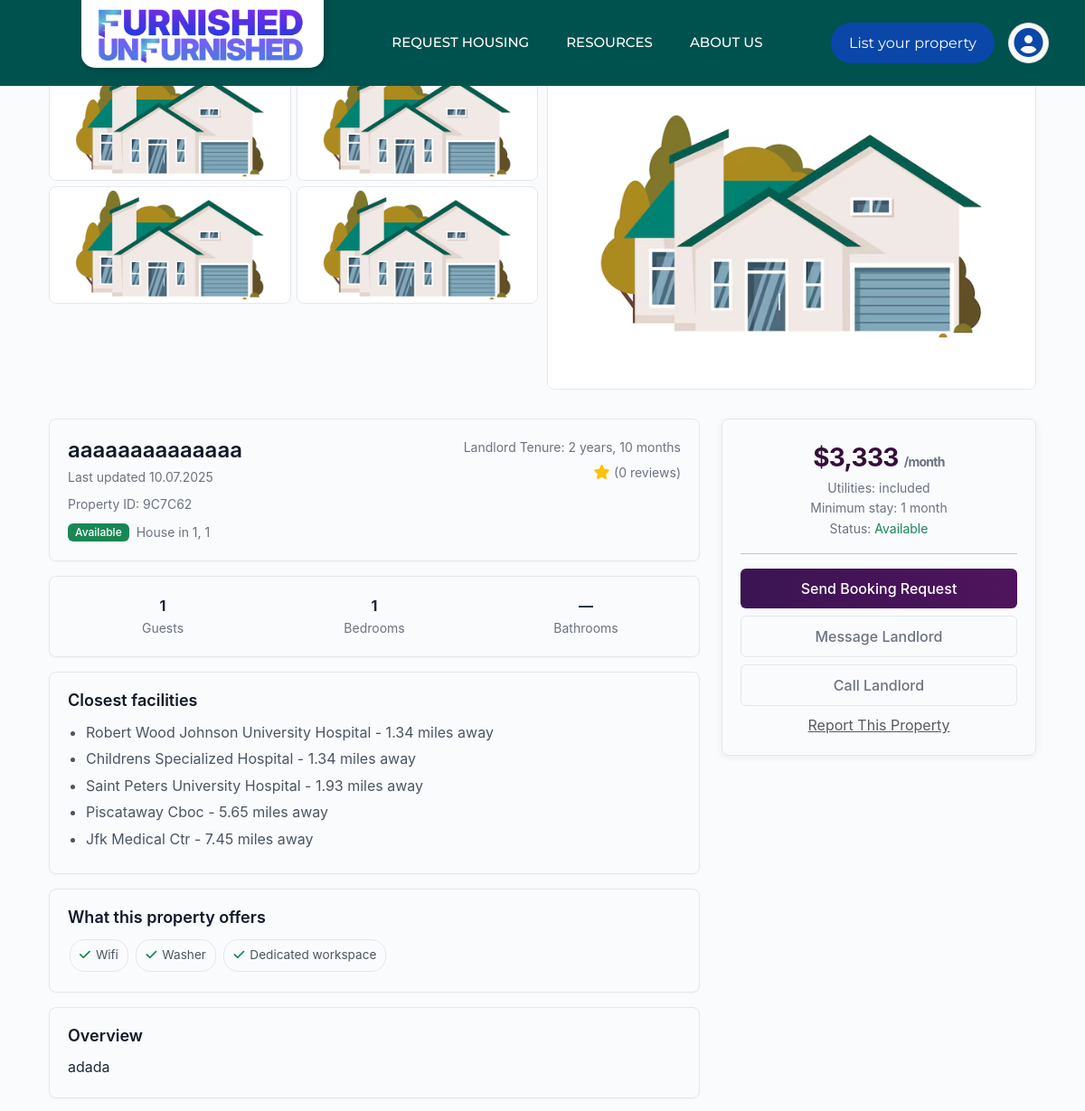
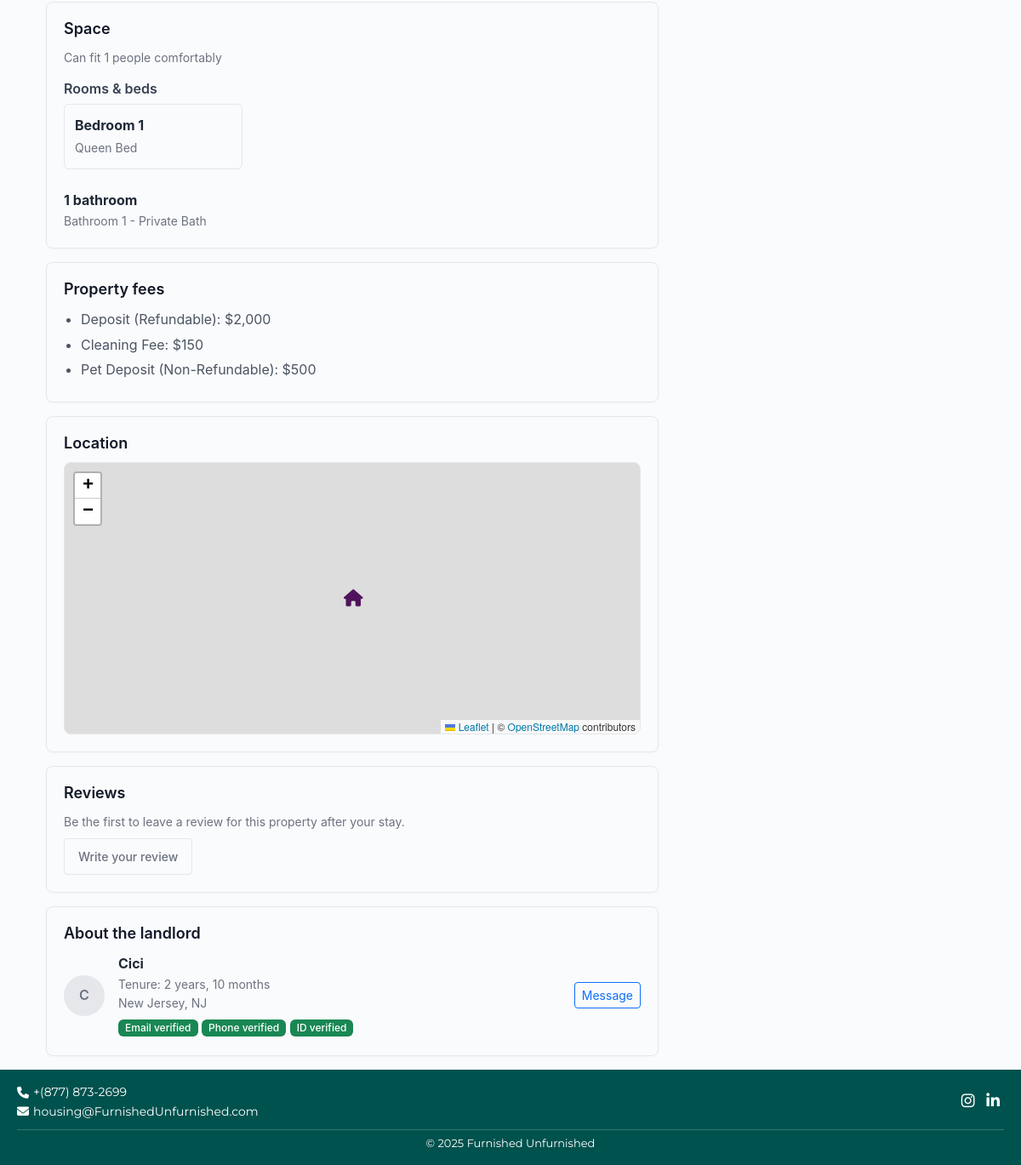
Screenshot of /view_property.php?property_code=9C7C62 with the database file from the repository (2 pictures, top to bottom).
### tables this page shows
CREATE TABLE `property` (
  `intake_id` int(11) NOT NULL,
  `account_number` varchar(50) NOT NULL,
  `street` varchar(255) DEFAULT NULL,
  `barangay` varchar(255) DEFAULT NULL,
  `city` varchar(255) DEFAULT NULL,
  `province` varchar(255) DEFAULT NULL,
  `postal_code` varchar(20) DEFAULT NULL,
  `beds` int(11) DEFAULT 0,
  `baths` int(11) DEFAULT 0,
  `bedrooms` int(12) DEFAULT NULL,
  `guests` int(12) DEFAULT NULL,
  `levels` int(11) DEFAULT 1,
  `property_type` varchar(100) DEFAULT NULL,
  `place_access_type` enum('Entire place','Private room','Shared room') DEFAULT NULL,
  `available_on` date DEFAULT NULL,
  `casita_inlaw_suite` enum('Yes','No') DEFAULT 'No',
  `furnishing` enum('Fully Furnished','Partially Furnished','Unfurnished') DEFAULT NULL,
  `bed_sizes` varchar(255) DEFAULT NULL,
  `insurance_provides_kitchenwares` enum('Yes','No') DEFAULT 'No',
  `appliances` varchar(255) DEFAULT NULL,
  `parking_spaces` int(11) DEFAULT 0,
  `parking_description` varchar(255) DEFAULT NULL,
  `utilities` longtext DEFAULT NULL CHECK (json_valid(`utilities`)),
  `pets_allowed` enum('Yes','No','Maybe') DEFAULT NULL,
  `monthly_rent` decimal(10,2) DEFAULT NULL,
  `security_deposit` decimal(10,2) DEFAULT NULL,
  `move_in_fees` enum('Cleaning Fee','Pet Fee','Other') DEFAULT NULL,
  `application_needed` enum('Yes','No') DEFAULT 'No',
  `renters_insurance_required` enum('Yes','No') DEFAULT 'No',
  `application_fee` decimal(10,2) DEFAULT NULL,
  `ntv_days` int(11) DEFAULT 30,
  `description` text DEFAULT NULL,
  `date_created` timestamp NOT NULL DEFAULT current_timestamp(),
  `property_code` varchar(25) NOT NULL,
  `latitude` decimal(10,8) DEFAULT NULL,
  `longitude` decimal(11,8) DEFAULT NULL,
  `property_title` varchar(255) NOT NULL,
  `is_approve` tinyint(1) DEFAULT 0
);

CREATE TABLE `property_amenities` (
  `id` int(11) NOT NULL,
  `property_code` varchar(50) NOT NULL,
  `account_number` varchar(50) NOT NULL,
  `amenity_name` varchar(100) NOT NULL,
  `created_at` timestamp NOT NULL DEFAULT current_timestamp()
);

### view_property.php (the view, shortened to what this page needs)
<?php
include "includes/db.php";
$propertyCode = isset($_GET['property_code']) ? $_GET['property_code'] : (isset($_GET['intake_id']) ? $_GET['intake_id'] : '');
$property = null;
$images = [];
$amenities = [];
if (!empty($propertyCode)) {
    $sql = "SELECT * FROM property WHERE property_code = ? OR intake_id = ? OR account_number = ? LIMIT 1";
    $stmt = $conn->prepare($sql);
    $stmt->bind_param("sss", $propertyCode, $propertyCode, $propertyCode);
    $stmt->execute();
    $res = $stmt->get_result();
    if ($res && $res->num_rows > 0) {
        $property = $res->fetch_assoc();
    }
}
if ($property) {
    $amSql = "SELECT * FROM property_amenities WHERE property_code = ? ORDER BY id ASC";
    $amStmt = $conn->prepare($amSql);
    $amStmt->bind_param("s", $property['property_code']);
    $amStmt->execute();
    $amRes = $amStmt->get_result();
    while ($a = $amRes->fetch_assoc()) {
        $amenities[] = $a;
    }
}
?>
<!doctype html>
<html lang="en">
<head>
  <link href="https://cdn.jsdelivr.net/npm/bootstrap@5.3.0/dist/css/bootstrap.min.css" rel="stylesheet">
  <link href="https://cdnjs.cloudflare.com/ajax/libs/font-awesome/6.5.0/css/all.min.css" rel="stylesheet">
  <link rel="stylesheet" href="https://unpkg.com/leaflet@1.9.4/dist/leaflet.css" />
</head>
<body>
  <div class="nav-desktop"><?php include 'navbar.php'; ?></div>
  <div class="nav-mobile"><?php include 'nav-mobile.php'; ?></div>
  <div class="container page-container">
    <?php if (!$property): ?>
      <div class="alert alert-warning">No property found. Pass <code>?property_code=...</code> in the URL.</div>
    <?php else: ?>
    <div class="images-grid">
      <div class="images-left">
        <?php
          for ($i = 0; $i < 4; $i++):
            $imgSrc = isset($images[$i]) && !empty($images[$i]['image_path']) ? $images[$i]['image_path'] : 'uploads/default-property.image.jpg';
        ?>
          <div><img src="<?php echo htmlspecialchars($imgSrc); ?>" alt="property-image-<?php echo $i; ?>" loading="lazy"></div>
        <?php endfor; ?>
      </div>
      <div class="images-right">
        <?php
          $rightImg = isset($images[4]) && !empty($images[4]['image_path']) ? $images[4]['image_path'] : (isset($images[0]) ? $images[0]['image_path'] : 'uploads/default-property.image.jpg');
        ?>
        <img src="<?php echo htmlspecialchars($rightImg); ?>" alt="property-main-image" loading="lazy">
      </div>
    </div>
    <div class="row g-4">
      <div class="col-lg-8">
        <div class="content-card">
          <div class="d-flex justify-content-between align-items-start">
            <div class="flex-grow-1">
              <h2 class="mb-1"><?php echo htmlspecialchars($property['property_title'] ?: 'Property Title'); ?></h2>
              <div class="meta-small mb-2">Last updated <?php echo !empty($property['date_created']) ? date('m.d.Y', strtotime($property['date_created'])) : date('m.d.Y'); ?></div>
              <div class="muted mb-2">Property ID: <?php echo htmlspecialchars($property['property_code']); ?></div>
              <div class="d-flex align-items-center gap-2">
                <span class="badge bg-success">Available</span>
                <small class="muted">House in <?php echo htmlspecialchars($property['city'] . ', ' . $property['province']); ?></small>
              </div>
            </div>
            <div class="text-end ms-3">
              <div class="muted small">Landlord Tenure: 2 years, 10 months</div>
              <div class="mt-1"><i class="fas fa-star text-warning"></i> <small class="muted">(0 reviews)</small></div>
            </div>
          </div>
        </div>
        <div class="content-card">
          <div class="row text-center">
            <div class="col-4">
              <strong class="d-block"><?php echo htmlspecialchars($property['guests'] ?: '—'); ?></strong>
              <div class="muted small">Guests</div>
            </div>
            <div class="col-4">
              <strong class="d-block"><?php echo htmlspecialchars($property['bedrooms'] ?: $property['beds'] ?: '—'); ?></strong>
              <div class="muted small">Bedrooms</div>
            </div>
            <div class="col-4">
              <strong class="d-block"><?php echo htmlspecialchars($property['baths'] ?: '—'); ?></strong>
              <div class="muted small">Bathrooms</div>
            </div>
          </div>
        </div>
        <div class="content-card">
          <h5>Closest facilities</h5>
          <ul>
            <li>Robert Wood Johnson University Hospital - 1.34 miles away</li>
            <li>Childrens Specialized Hospital - 1.34 miles away</li>
            <li>Saint Peters University Hospital - 1.93 miles away</li>
            <li>Piscataway Cboc - 5.65 miles away</li>
            <li>Jfk Medical Ctr - 7.45 miles away</li>
          </ul>
        </div>
        <div class="content-card">
          <h5>What this property offers</h5>
          <div class="mt-2">
            <?php if (!empty($amenities)): ?>
              <?php foreach ($amenities as $am): ?>
                <span class="amenity-pill"><i class="fas fa-check text-success"></i> <?php echo htmlspecialchars($am['amenity_name']); ?></span>
              <?php endforeach; ?>
            <?php endif; ?>
          </div>
        </div>
        <div class="content-card">
          <h5>Overview</h5>
          <p class="mb-0"><?php echo nl2br(htmlspecialchars($property['description'] ?: 'No description available.')); ?></p>
        </div>
        <div id="rooms-anchor" class="content-card">
          <h5>Space</h5>
          <p class="muted mb-3">Can fit <?php echo htmlspecialchars($property['guests'] ?: '—'); ?> people comfortably</p>
          <h6>Rooms & beds</h6>
          <div class="row">
            <?php
              $bedCount = intval($property['bedrooms'] ?: $property['beds'] ?: 0);
              for ($i = 1; $i <= $bedCount; $i++):
            ?>
              <div class="col-md-4">
                <div class="room-card">
                  <strong class="d-block">Bedroom <?php echo $i; ?></strong>
                  <small class="muted">
                    <?php
                      if (!empty($property['bed_sizes'])) {
                          $sizes = explode(',', $property['bed_sizes']);
                          echo htmlspecialchars(trim($sizes[$i-1] ?? $sizes[0] ?? 'Queen Bed'));
                      } else {
                          echo ($i < 3) ? 'Queen Bed' : 'Double (Full) Bed';
                      }
                    ?>
                  </small>
                </div>
              </div>
            <?php endfor; ?>
          </div>
          <div class="mt-3">
            <strong><?php echo htmlspecialchars($property['baths'] ?: '1'); ?> bathroom</strong>
            <div class="muted">Bathroom 1 - Private Bath</div>
          </div>
        </div>
        <div id="fees-anchor" class="content-card">
          <h5>Property fees</h5>
          <ul>
            <?php
              $security_deposit = $property['security_deposit'] ?? null;
              $move_in_fees = $property['move_in_fees'] ?? null;
              $pet_deposit = $property['pet_deposit'] ?? null;
              $hasFees = is_numeric($security_deposit) || is_numeric($move_in_fees) || is_numeric($pet_deposit);
              if ($hasFees) {
            ?>
              <li>Deposit (Refundable): $<?php echo htmlspecialchars(safe_number_format($security_deposit, 1700)); ?></li>
              <li>Cleaning Fee: $<?php echo htmlspecialchars(safe_number_format($move_in_fees, 150)); ?></li>
              <li>Pet Deposit (Non-Refundable): $<?php echo htmlspecialchars(safe_number_format($pet_deposit, 500)); ?></li>
            <?php } else { ?>
              <li>Deposit (Refundable): $2,000</li>
              <li>Cleaning Fee: $150</li>
              <li>Pet Deposit (Non-Refundable): $500</li>
            <?php } ?>
          </ul>
        </div>
        <div class="content-card">
          <h5>Location</h5>
          <div id="map"></div>
        </div>
        <div class="content-card">
          <h5>Reviews</h5>
          <p class="muted mb-2">Be the first to leave a review for this property after your stay.</p>
          <a href="#" class="btn btn-outline-secondary btn-sm">Write your review</a>
        </div>
        <div class="content-card">
          <h5>About the landlord</h5>
          <div class="d-flex align-items-center gap-3">
            <div style="width:48px;height:48px;border-radius:50%;background:#e5e7eb;display:flex;align-items:center;justify-content:center;font-weight:600;color:#6b7280;">C</div>
            <div class="flex-grow-1">
              <div class="fw-bold">Cici</div>
              <div class="muted small">Tenure: 2 years, 10 months</div>
              <div class="muted small">New Jersey, NJ</div>
              <div class="mt-1">
                <span class="badge bg-success">Email verified</span>
                <span class="badge bg-success">Phone verified</span>
                <span class="badge bg-success">ID verified</span>
              </div>
            </div>
            <div>
              <a href="#" class="btn btn-outline-primary btn-sm">Message</a>
            </div>
          </div>
        </div>
      </div>
      <div class="col-lg-4">
        <div id="booking-card" class="sticky-card">
          <div class="text-center mb-3">
            <div class="price">$<?php echo number_format($property['monthly_rent'] ?? 3600); ?> <small class="muted">/month</small></div>
            <div class="muted small">Utilities: <?php echo !empty($property['utilities']) ? htmlspecialchars($property['utilities']) : 'included'; ?></div>
            <div class="muted small">Minimum stay: 1 month</div>
            <div class="muted small">Status: <span class="text-success">Available</span></div>
          </div>
          <hr class="my-3">
          <div class="d-grid gap-2">
            <button class="btn btn-primary btn-primary-custom">Send Booking Request</button>
            <a href="#" class="btn btn-outline-secondary">Message Landlord</a>
            <a href="tel:<?php echo htmlspecialchars($property['account_number'] ?? ''); ?>" class="btn btn-outline-dark">Call Landlord</a>
            <button class="btn btn-link text-muted p-0 small">Report This Property</button>
          </div>
        </div>
      </div>
    </div>
    <?php endif; ?>
  </div>
  <?php include 'footer.php'; ?>
</body>
</html>

### footer.php (style rules this page uses)
html, body { height: 100%; margin: 0; padding: 0; }
body { display: flex; flex-direction: column; min-height: 100vh; position: relative; }

### rows the page displays
property: property_title "aaaaaaaaaaaaaa", date_created "10.07.2025", property_code "9C7C62", city+province "1, 1", guests "1", bedrooms "1", baths "—", description "adada", baths "1", monthly_rent "3,333"
property_amenities: amenity_name "Wifi"
property_amenities: amenity_name "Washer"
property_amenities: amenity_name "Dedicated workspace"
